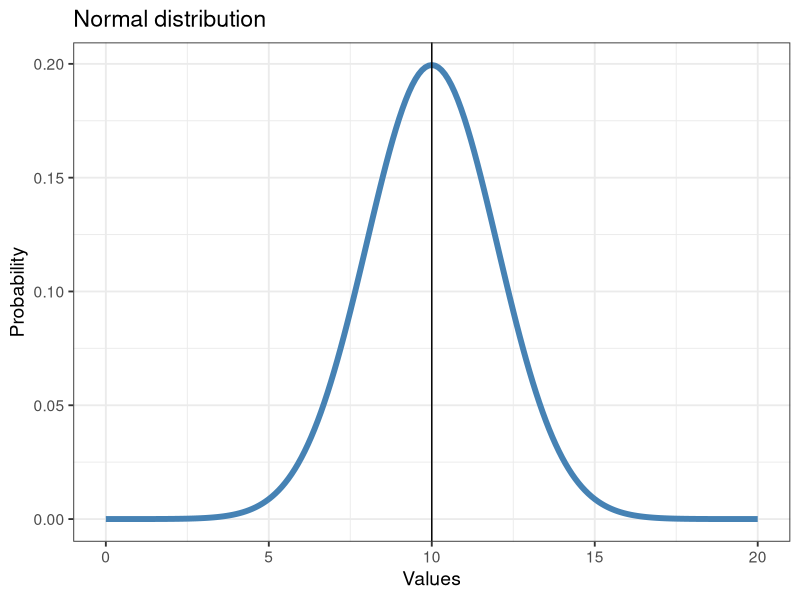
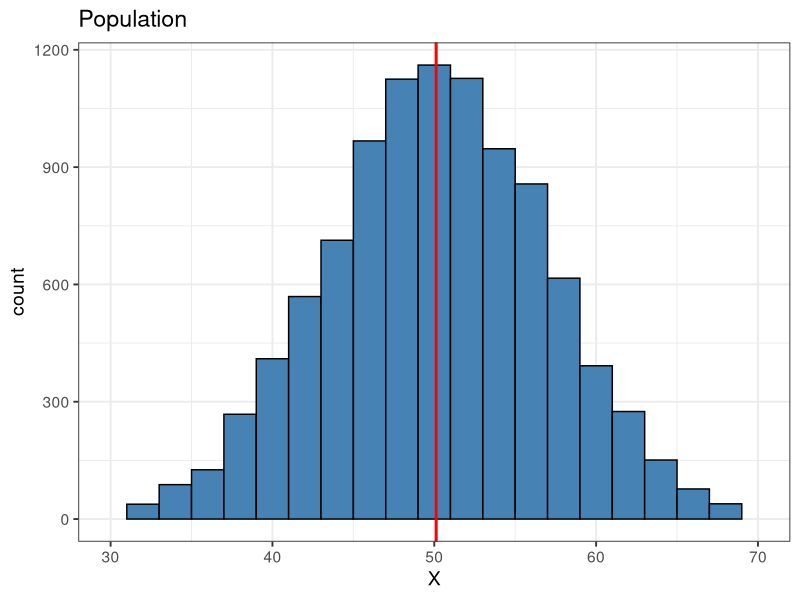
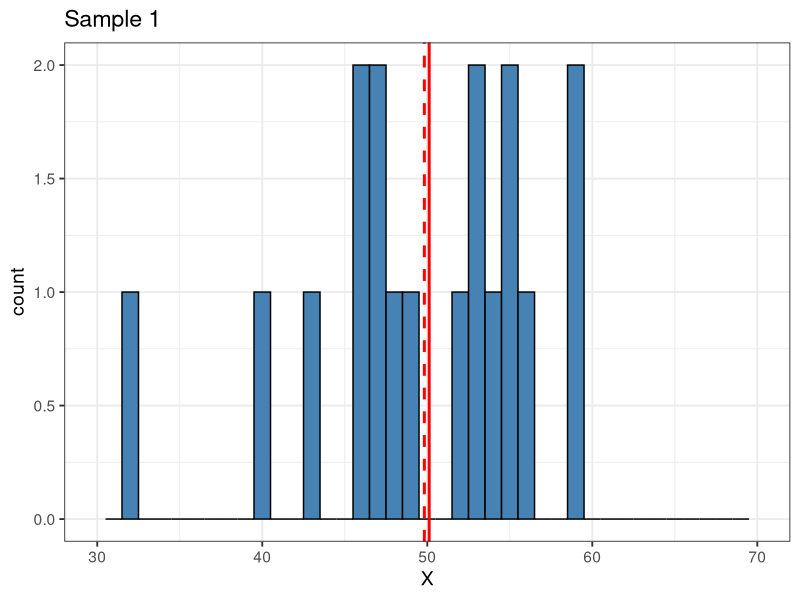
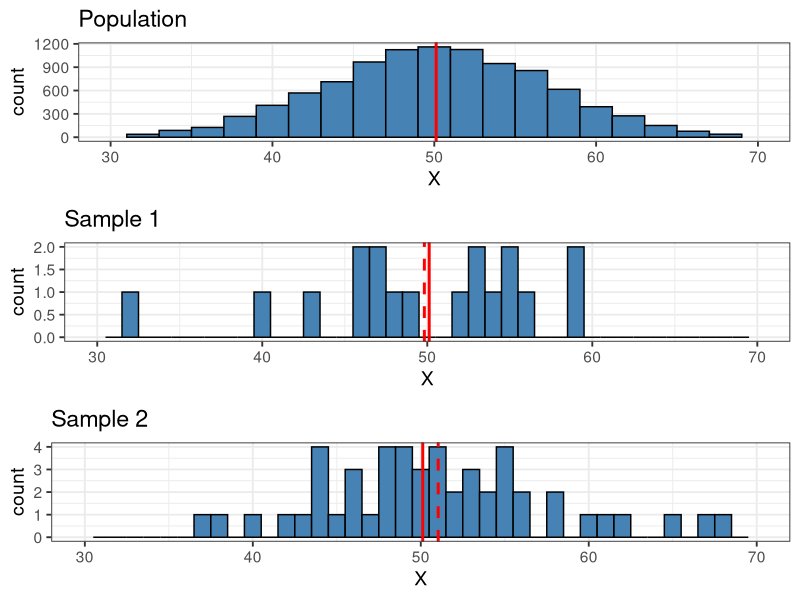
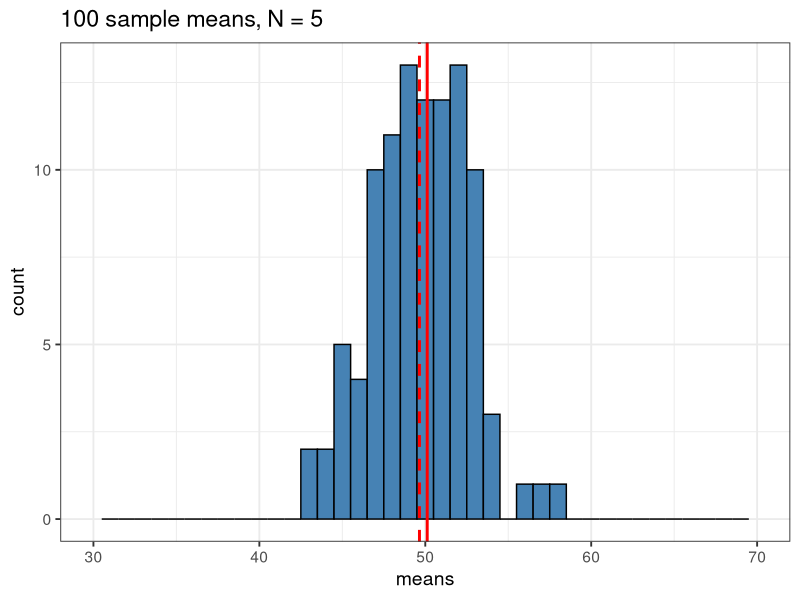
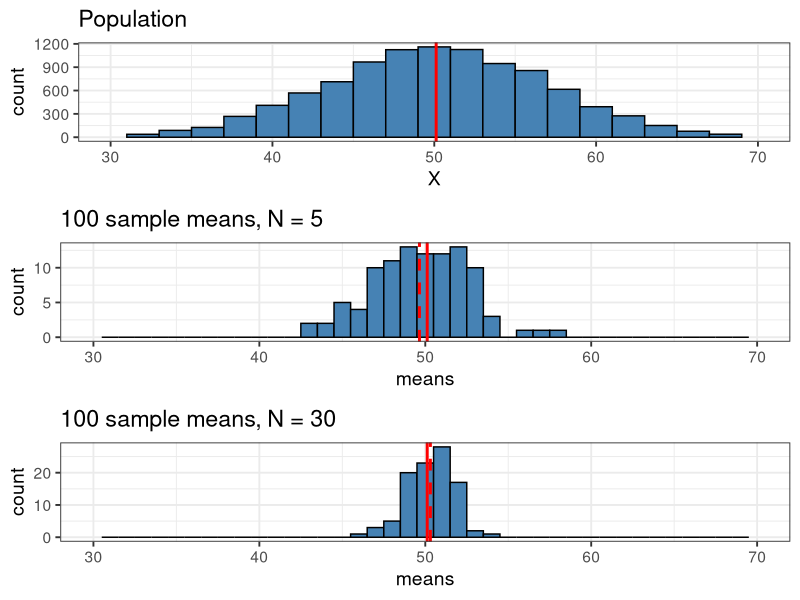
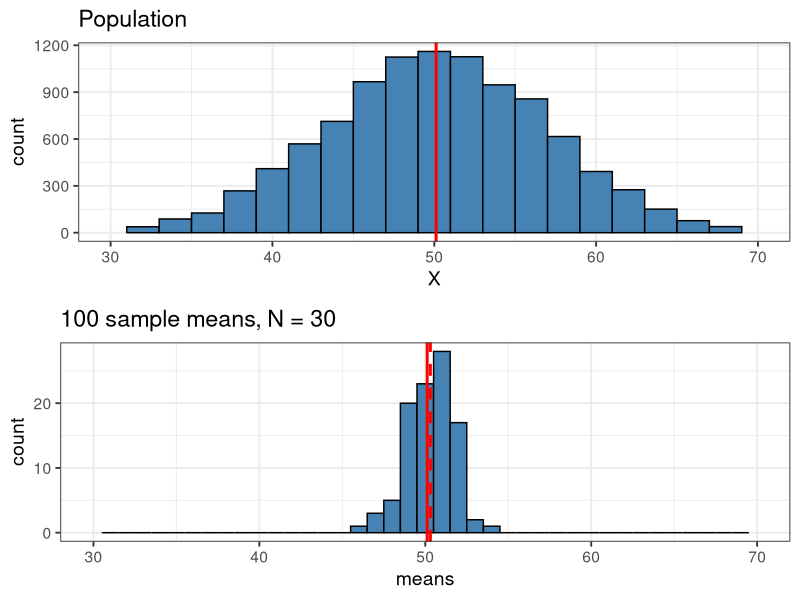
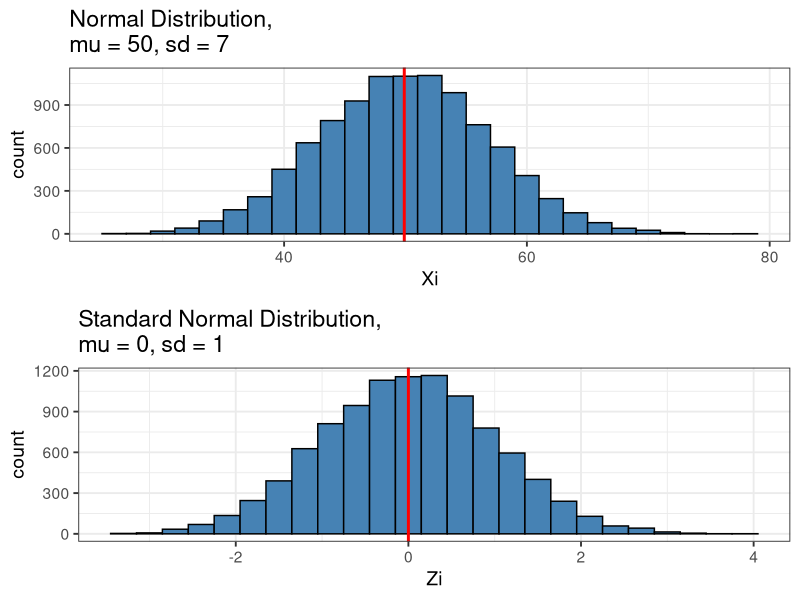

Reproduce these figures in R, in order. (Note: this script raises an error after producing the figures.)
## ---- chunk 1
# output options
options(width = 70, scipen = 6, digits = 3)
library(knitr)
# chunk default options
opts_chunk$set(fig.align='center', tidy = FALSE, fig.width = 7, fig.height = 3, warning = FALSE)
## ---- chunk 2
library (ggplot2)
theme_set(theme_bw(base_size = 14))
Mu <- 10
Sigma <- 2
x <- seq(from = 0, to = 20, by = 0.1)
y <- dnorm(x = x, mean = Mu, sd = Sigma)
Norm <- data.frame(x, y)
ggplot(data = Norm, aes(x=x, y=y)) + geom_line(color="steelblue", size=2) + geom_vline (xintercept = Mu) + labs(title = "Normal distribution", x = "Values", y = "Probability")
## ---- chunk 3
set.seed(38)
X <- rnorm(n = 10000, mean = 50, sd = 7) # создаем вектор из 10000 значений нормально распределенной величины
Mu <- mean(X)
gg_population <- ggplot(data = data.frame(X), aes(x = X)) + geom_histogram(binwidth = 2, fill = "steelblue", color = "black") + labs(title = "Population") + xlim(30, 70) + geom_vline(xintercept = Mu, colour = "red", size = 1) 
gg_population
## ---- chunk 4
i_1 <- sample(x = 10000, 20)
sample_1 <- X[i_1]
Mu_1 <- mean(sample_1)
gg_sample_1 <- ggplot(data = data.frame(X = sample_1), aes(x = X)) + geom_histogram(binwidth = 1, fill = "steelblue", color = "black") + labs(title = "Sample 1") + xlim(30, 70) + geom_vline(xintercept = Mu, colour = "red", size = 1) + geom_vline(xintercept = Mu_1, colour = "red", size = 1, linetype = "dashed")
gg_sample_1
# mean(sample_1)
# sd(sample_1)
## ---- chunk 5
i_2 <- sample(x = 10000, 50)
sample_2 <- X[i_2]
Mu_2 <- mean(sample_2)
gg_sample_2 <- ggplot(data = data.frame(X = sample_2), aes(x = X)) + geom_histogram(binwidth = 1, fill = "steelblue", color = "black") + labs(title = "Sample 2") + xlim(30, 70) + geom_vline(xintercept = Mu, colour = "red", size = 1) + geom_vline(xintercept = Mu_2, colour = "red", size = 1, linetype = "dashed")

library(gridExtra)
grid.arrange(gg_population, gg_sample_1, gg_sample_2, ncol = 1, heights = c(1, 1, 1))
## ---- chunk 6
# Создаем пустой вектор для записи средних
my_means <- rep(NA, 100)
# Цикл
for (smpl in 1:100) {
  i <- sample(x = 10000, size = 5)
  mu_i <- mean(X[i])
  my_means[smpl] <- mu_i
}
# length(my_means)
# head(my_means)
## ---- chunk 7
gg_means <- ggplot(data = data.frame(means = my_means), aes(x = means)) + geom_histogram(binwidth=1, fill="steelblue", color="black") + labs(title = "100 sample means, N = 5") + xlim(30, 70) + geom_vline(xintercept = Mu, colour = "red", size = 1) + geom_vline(xintercept = mean(my_means), colour = "red", size = 1, linetype = "dashed")
gg_means
## ---- chunk 8
# Создаем пустой вектор для записи средних
my_means_30 <- rep(NA, 100)
# Цикл
for (smpl in 1:100) {
  i <- sample(x = 10000, size = 30)
  mu_i <- mean(X[i])
  my_means_30[smpl] <- mu_i
}
gg_means_30 <- ggplot(data = data.frame(means = my_means_30), aes(x = means)) + geom_histogram(binwidth=1, fill="steelblue", color="black") + labs(title = "100 sample means, N = 30") + xlim(30, 70) + geom_vline(xintercept = Mu, colour = "red", size = 1) + geom_vline(xintercept = mean(my_means_30), colour = "red", size = 1, linetype = "dashed")
grid.arrange(gg_population, gg_means, gg_means_30, ncol = 1)
## ---- chunk 9
grid.arrange(gg_population, gg_means_30, ncol = 1)
## ---- chunk 10
Xi <- rnorm(n = 10000, mean = 50, sd = 7)
Mu <- mean(Xi)
SD <- sd(Xi)
Zi <- (Xi - Mu) / SD
Z <- data.frame(Xi, Zi)

gg_sample <- ggplot(data = Z, aes(x = Xi)) + geom_histogram(binwidth = 2, fill = "steelblue", color = "black") + labs(title = "Normal Distribution, \nmu = 50, sd = 7") + geom_vline(xintercept = mean(Xi), colour = "red", size = 1)

gg_z <- ggplot(data = Z, aes(x = Zi)) + geom_histogram(binwidth = 0.3, fill = "steelblue", color = "black") + labs(title = "Standard Normal Distribution, \nmu = 0, sd = 1") + geom_vline(xintercept = mean(Zi), colour = "red", size = 1)

grid.arrange(gg_sample, gg_z, ncol = 1)
## ---- chunk 11
t <- seq(-10,10,0.1)
pt <- dt(t, 4)
ggplot(data.frame(t=t, pt=pt), aes(x=t, y=pt)) + geom_line(size=2) + geom_vline(xintercept = 0) + xlab("Standardized difference between means") + ylab("Probability")
## ---- chunk 12
# Способ 1. Создаем пустой вектор, чтобы хранить результаты
t_samp_1 <- rep(x = NA, times = 1000)
for (i in 1:1000) {
  # Берем две выборки
  samp_1 <- rnorm(n = 10, mean = 50, sd = 5)
  samp_2 <- rnorm(n = 10, mean = 50, sd = 5)
  # Стандартизируем значения
  t_samp_1[i] <- (mean(samp_1) - mean(samp_2)) / 
    sqrt(sd(samp_1)^2 / length(samp_1) + 
           sd(samp_2)^2 / length(samp_2))
}
# Способ 2. Все то же самое, но с функцией rt()
# df = n_1 + n_2 - 2
t_samp_2 <- rt(n = 1000, df = (10 + 10 - 2))

# Нарисуем график сделанного вручную t-распределения
t_dist <- data.frame(t = t_samp_1)
t_dist$t_exeeded <- NA
condition <- abs(t_dist$t) > 2
t_dist$t_exeeded[condition]  <- t_dist$t[condition]

gg_t_our <- ggplot(t_dist, aes(x = t)) + 
  geom_histogram(binwidth = 0.1, fill = "steelblue", color = "black") + 
  geom_line(aes(x = seq(-5, 4.99, 0.01), 
                y = dt(seq(-5, 4.99, 0.01), 18) * 100), size = 1) + 
  geom_vline(xintercept = -2, linetype = 5, size = 1) + 
  geom_vline(xintercept = 2, linetype = 5, size = 1) + 
  labs(title = "Manually constructed t-distribution") + 
  xlim(-5, 5) + ylim(0, 60) + 
  geom_histogram(x = t_dist$t_exeeded,
                 binwidth = 0.1, fill = "red", color = "black")
gg_t_our
## ---- chunk 13

## ---- chunk 14
# Доля значений t > 2 или t < -2  
# Для распределения, полученного вручную
p1 <- sum(t_samp_1 > 2 | t_samp_1 < -2)/length(t_samp_1)
## Для распределения, полученного с помощью tr()
# p2 <- sum(t_samp_2 > 2 | t_samp_2 < -2)/length(t_samp_2)
## ---- chunk 15
t_df <- data.frame(t = seq(-5, 5, length.out = 100))

dt_limit <- function(x, alph = 0.05, df = df, sides = 2) {
  if(sides == 1) alph <- alph
  if(sides == 2) alph <- alph/2
  t_cr <- abs(qt(alph, df))
  y <- dt(x, df)
  y[!(x < -t_cr | x > t_cr)] <- NA
  return(y)
}

gg_t <- ggplot(data = t_df, aes(x = t)) +
  stat_function(fun=dt, args=list(df=18), size = 1, geom="line", colour="steelblue") + 
    labs(x = "Стандартизованная разница средних", 
       y = "Вероятность", 
       title = "t-распределение, df = 18")

gg_t
## ---- chunk 16
gg_t + 
  stat_function(fun=dt_limit1, args=list(alph = 0.025, df=18), geom="area", fill="red", alpha = 0.5) + 
  stat_function(fun=dt, args=list(df=18), geom="line", colour="steelblue") + 
  geom_text(x=-4, y=0.1, label= "Редкие значения") + 
  geom_text(x=4, y=0.1, label= "Редкие значения") + 
  geom_text(x=0, y=0.1, label= "Обычные значения") + 
  labs(title = "t-распределение, df = 18, alpha = 0.05")
## ---- chunk 17

## ---- chunk 18
# Зерно для генератора случайных чисел для сопоставимости результатов
set.seed(456) 
# Создаем две выборки по 100 из нормального распределения с разными параметрами
male <- rnorm(n = 100, mean = 130, sd = 5)
female <- rnorm(n = 100, mean = 129, sd = 5)
gender <- c(rep("M", 100), rep("F", 100))
# Сохраняем выборки в датафрейме для удобства
df_height <- data.frame(gender = factor(gender),
                        height = c(male, female))
## ---- chunk 19
theme_set(theme_grey())
## ---- chunk 20
library(ggplot2)
ggplot(df_height, aes(x = height)) + 
  geom_histogram(binwidth = 5, colour = "grey40")
## ---- chunk 21
ggplot(df_height, aes(x = height)) + 
  geom_histogram(binwidth = 2, colour = "grey40")
## ---- chunk 22
# # На один раз
# ggplot(df_height, aes(x = height)) + 
#   geom_histogram(binwidth = 2, colour = "grey40") +
#   theme_classic()
# # Или до конца сессии
theme_set(theme_bw())
ggplot(df_height, aes(x = height)) + 
  geom_histogram(binwidth = 2, colour = "grey40")
## ---- chunk 23
theme_set(theme_bw(base_size = 14))
## ---- chunk 24
ggplot(df_height, aes(x = height, fill = gender)) + 
  geom_histogram(binwidth = 3, colour = "grey40", position = "dodge")
## ---- chunk 25
f_male <- df_height$gender == "M"
f_female <- !f_male
mean_m <- mean(df_height$height[f_male])
mean_f <- mean(df_height$height[f_female])
## ---- chunk 26
gg_height <- ggplot(df_height, aes(x = height, fill = gender)) + 
  geom_histogram(binwidth = 3, colour = "grey40", position = "dodge") +
  geom_vline(xintercept = mean_f, colour = "red", size = 1) +
  geom_vline(xintercept = mean_m, colour = "blue", size = 1, linetype = "dashed")
gg_height
## ---- chunk 27
gg_height + 
  labs(x = "Height (cm)", 
       y = "Count", 
       title ="Height distribution", 
       fill = "Gender")
## ---- chunk 28
t_height <- t.test(height ~ gender, data = df_height)
t_height
## ---- chunk 29
library(grid)
tt <- t_height$statistic
dff <- t_height$parameter

pl_t <- ggplot(data.frame(x=c(-6, 6)), aes(x=x))
pl_t + stat_function(fun=dt, args=list(df=dff), geom="area", fill="gray", alpha=0.1) + stat_function(fun=dt_limit1, args=list(df=dff), geom="area", fill="green", alpha=1) + stat_function(fun=dt, args=list(df=dff), size=1.1) + xlab ("t-values") + ylab("Probability") + geom_point(aes(x = tt, y=0), size=4, color="red") + geom_point(aes(x = -tt, y=0), size=4, color="red") + geom_segment(aes(x = c(-1.5, 1.5), y = 0.05, xend = c(-1.96, 1.96), yend = 0), arrow = arrow(length = unit(0.3, "cm")), size=1.1, color="darkblue") + geom_text(aes(x=0, y=0.15), label="Critical \nt-values \nfor 95% probability", color="black") 

## ---- chunk 30
# Двухсторонний тест
dt_limit2 <- function(x, t_kr=1.96, df=18) {
y <- dt(x, df)
y[x < -t_kr | x > t_kr] <- NA
return(y)
}

pl_t_2 <- ggplot(data.frame(x=c(-6, 6)), aes(x=x))
pl_t_2 <- pl_t_2 + stat_function(fun=dt, args=list(df=18), geom="area", fill="steelblue", alpha=1) + stat_function(fun=dt_limit2, args=list(df=18), geom="area", fill="lightgray", alpha=1)+ stat_function(fun=dt, args=list(df=18), size=1.1) + geom_text(x=-4, y=0.15, label="2.5% values, \nout of \n 95%") + geom_text(x=4, y=0.15, label="2.5% values, \nout of \n 95%") + geom_text(x=0, y=0.1, label="Values, \ninside of \n 95% ") + ggtitle("Two-sided t-test")

# Односторонний тест
dt_limit1 <- function(x, t_kr=1.65, df=18) {
y <- dt(x, df)
y[ x > t_kr] <- NA
return(y)
}

pl_t_1 <- ggplot(data.frame(x=c(-6, 6)), aes(x=x))
pl_t_1 <- pl_t_1 + stat_function(fun=dt, args=list(df=18), geom="area", fill="steelblue", alpha=1) + stat_function(fun=dt_limit1, args=list(df=18), geom="area", fill="lightgray", alpha=1) + stat_function(fun=dt, args=list(df=18), size=1.1)  + geom_text(x=4, y=0.15, label="5% values \nout of \n 95%") + geom_text(x=0, y=0.1, label="Values \ninside of \n 95%") + ggtitle("One-sided t-test")

grid.arrange(pl_t_2, pl_t_1, ncol = 2)
## ---- chunk 31
head(male)
head(female)
## ---- chunk 32
d_initial <- abs(mean(male) - mean(female))
## ---- chunk 33
head(male)
head(female)
## ---- chunk 34
Nperm <- 10000              # число пермутаций
dperm <- rep(NA, Nperm)     # пустой вектор для результатов
set.seed(76)             # зерно для генератора случайных чисел

for (i in 1:(Nperm - 1))    # Повторяем 9999 раз
{
  BOX <- c(male, female)    # смешиваем наши вектора
  ord <- sample(x = 1:200, size = 200)   # задаем новый порядок значений
  f <- BOX[ord[1:100]]      # первые 100 перемешанных значений
  m <- BOX [ord[101:200]]   # следующие 100 перемешанных значений
  dperm[i] = abs(mean(m) - mean(f))  # считаем пермутационную статистику
}

head(dperm)
## ---- chunk 35
tail(dperm)
## ---- chunk 36
dperm[Nperm] <- d_initial
## ---- chunk 37
df_perm <- data.frame(d_p = dperm)
df_perm$less <- df_perm$d_p < d_initial
## ---- chunk 38
dperm_pl <- ggplot(df_perm, aes(x = d_p, fill = less)) + 
  geom_histogram (binwidth = 0.05, colour = "black") +
  geom_vline(xintercept = d_initial, linetype = 2) +
  labs(x = "Permutational d-values", y = "Count",
       fill = "d < d_initial")
dperm_pl
## ---- chunk 39

## ---- chunk 40
# Два эквивалентных способа
sum(dperm >= d_initial) / Nperm
(p_perm <- mean(dperm >= d_initial))
